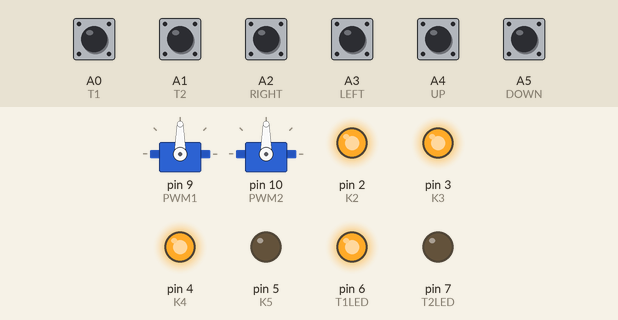
A sketch run on a simulated Arduino Uno, built with avr-gcc and run on an emulated ATmega328P. Parts: 2 × servo, output pins drawn as LEDs (lit = HIGH). Inputs (shaded band) come from the test bench; at power-on: A0 (T1), A1 (T2), A2 (RIGHT), A3 (LEFT), A4 (UP), A5 (DOWN) HIGH.

Above: at 1.2 s.
1.3 s: A2 (RIGHT) pulled LOW for 1 s
At 3.4 s:
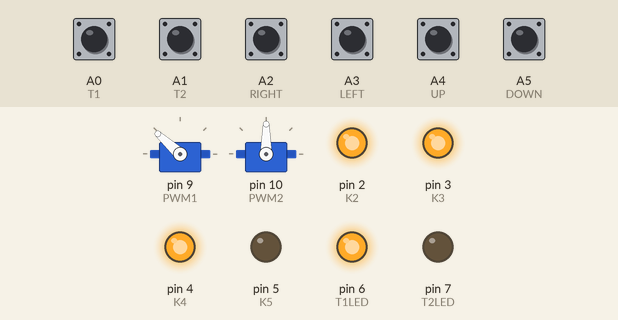
3.8 s: A1 (T2) pulled LOW for 0.15 s
At 4.8 s:
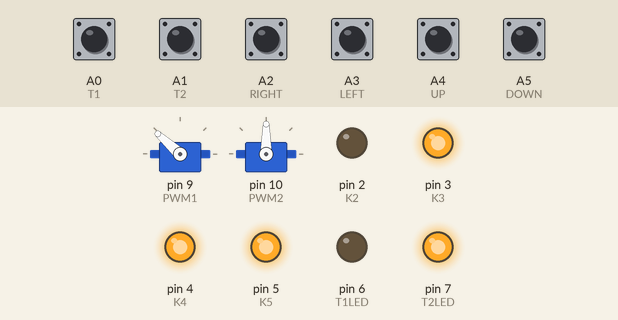
5.4 s: A4 (UP) pulled LOW for 0.15 s
At 5.47 s:
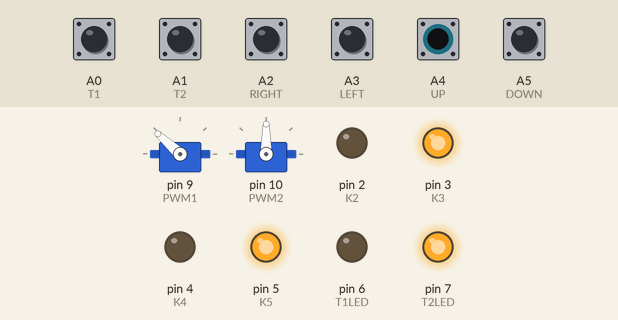
7.0 s: A5 (DOWN) pulled LOW for 0.15 s
At 7.07 s:
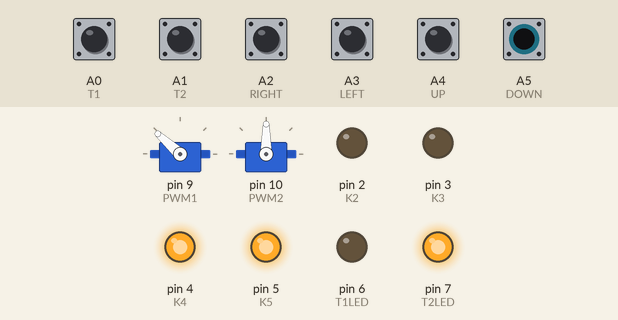
8.6 s: A3 (LEFT) pulled LOW for 1 s
At 10.2 s:
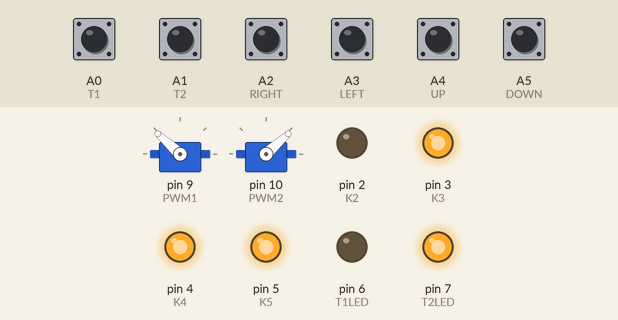
11.1 s: A0 (T1) pulled LOW for 0.15 s
At 11.6 s:
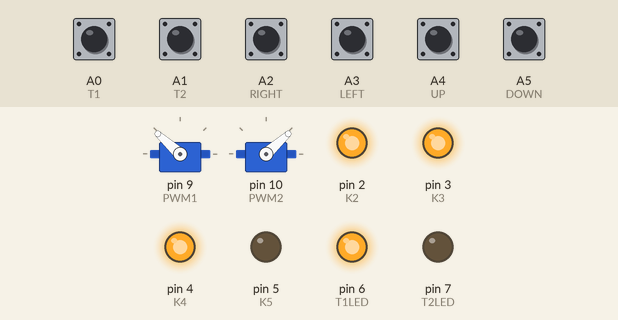
Timing chart, 0 to 13.7 s (numbered marks = the images above; inputs shaded):
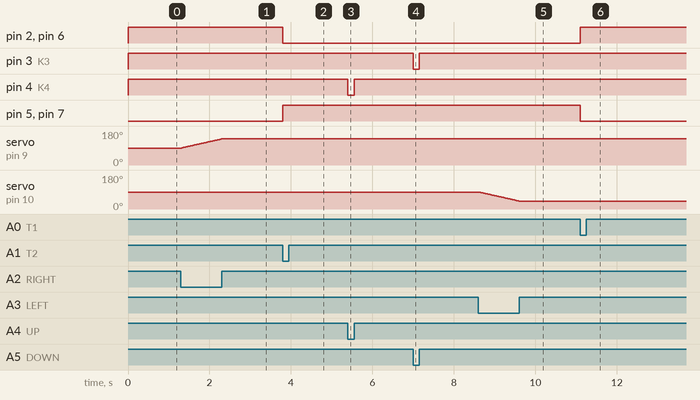

Measured:
- after the input at 1.3 s, servo on pin 9 (PWM1): moves from 90° to 138° over 0.97 s, starting at once
- after the input at 3.8 s, pin 2 (K2), pin 6 (T1LED): HIGH → LOW at once; pin 5 (K5), pin 7 (T2LED): LOW → HIGH at once
- after the input at 5.4 s, pin 4 (K4): HIGH → LOW at once, → HIGH 0.15 s later
- after the input at 7.0 s, pin 3 (K3): HIGH → LOW at once, → HIGH 0.15 s later
- after the input at 8.6 s, servo on pin 10 (PWM2): moves from 90° to 42° over 0.97 s, starting at once
- after the input at 11.1 s, pin 2 (K2), pin 6 (T1LED): LOW → HIGH at once; pin 5 (K5), pin 7 (T2LED): HIGH → LOW at once

The sketch:

insel-dolly.ino
```cpp
#include <Servo.h>

#define T1        A0
#define T2        A1
#define T1LED      6
#define T2LED      7
#define LEFT      A3
#define RIGHT     A2
#define UP        A4
#define DOWN      A5
#define K2         2
#define K3         3
#define K4         4
#define K5         5
#define PWM1       9
#define PWM2      10

#define angle_min    0
#define angle_max  180
#define angle_mid   90

Servo servo1;
Servo servo2;

int servo1_angle, servo2_angle;
int motorActive = 0;

void setup() {
  pinMode(T1, INPUT_PULLUP);
  pinMode(T2, INPUT_PULLUP);
  pinMode(UP, INPUT_PULLUP);
  pinMode(DOWN, INPUT_PULLUP);
  pinMode(LEFT, INPUT_PULLUP);
  pinMode(RIGHT, INPUT_PULLUP);
  pinMode(T1LED, OUTPUT);
  pinMode(T2LED, OUTPUT);
  pinMode(K2, OUTPUT);
  pinMode(K3, OUTPUT);
  pinMode(K4, OUTPUT);
  pinMode(K5, OUTPUT);

  Serial.begin(9600);

  servo1.attach(PWM1, 500, 2500);
  servo2.attach(PWM2, 500, 2500);
  servo1.write(angle_mid);
  servo2.write(angle_mid);

  servo1_angle = angle_mid;
  servo2_angle = angle_mid;


  stopMotor();
  selectMotor(0);
}

void stopMotor() {
  digitalWrite(K3, HIGH);
  digitalWrite(K4, HIGH);
}

void startMotorForward() {
  digitalWrite(K4, LOW);
  digitalWrite(K3, HIGH);
}

void startMotorReverse() {
  digitalWrite(K4, HIGH);
  digitalWrite(K3, LOW);
}

void selectMotor(byte motor) {
  if(motor == 0) {
    digitalWrite(K2, HIGH);
    digitalWrite(K5, LOW);
    digitalWrite(T1LED, HIGH);
    digitalWrite(T2LED, LOW);
  } else {
    digitalWrite(K2, LOW);
    digitalWrite(K5, HIGH);
    digitalWrite(T1LED, LOW);
    digitalWrite(T2LED, HIGH);
  }
  motorActive = motor;
}

void servoLeft(byte servo) {
  if(servo == 0) {
    servo1_angle--;
    if(servo1_angle <= angle_min) servo1_angle = angle_min;
    servo1.write(servo1_angle);
  } else {
    servo2_angle--;
    if(servo2_angle <= angle_min) servo2_angle = angle_min;
    servo2.write(servo2_angle);
  }
}

void servoRight(byte servo) {
  if(servo == 0) {
    servo1_angle++;
    if(servo1_angle >= angle_max) servo1_angle = angle_max;
    servo1.write(servo1_angle);
  } else {
    servo2_angle++;
    if(servo2_angle >= angle_max) servo2_angle = angle_max;
    servo2.write(servo2_angle);
  }
}

int leftct = 0;
int rightct = 0;

// For pushButtons:
int pushButton = 0;


void loop() {
  delay(1);

  if (digitalRead(T1) == LOW)  {
    if (pushButton != 1)  {
      pushButton = 1;
      selectMotor(0);
    }
  } else if (pushButton==1) {
    pushButton = 0;
  } else if (digitalRead(T2) == LOW)  {
    if (pushButton != 2)  {
      pushButton = 2;
      selectMotor(1);
    }
  } else if (pushButton==2) {
    pushButton = 0;
  }

  if (digitalRead(UP) == LOW)  {
    if (pushButton !=3)  {
      pushButton=3;
      startMotorForward();
    }
  } else if (pushButton==3) {
    stopMotor();
    pushButton = 0;
  }

  if (digitalRead(DOWN) == LOW)  {
    if (pushButton !=4)  {
      pushButton=4;
      startMotorReverse();
    }
  } else if (pushButton==4) {
    stopMotor();
    pushButton = 0;
  }

  if (digitalRead(LEFT) == LOW)  {
    leftct++;

    if(leftct >= 20) {
      servoLeft(motorActive);
      leftct = 0;
    }
  } else {
    leftct = 0;
  }

  if (digitalRead(RIGHT) == LOW)  {
    rightct++;

    if(rightct >= 20) {
      servoRight(motorActive);
      rightct = 0;
    }
  } else {
    rightct = 0;
  }

}
```
